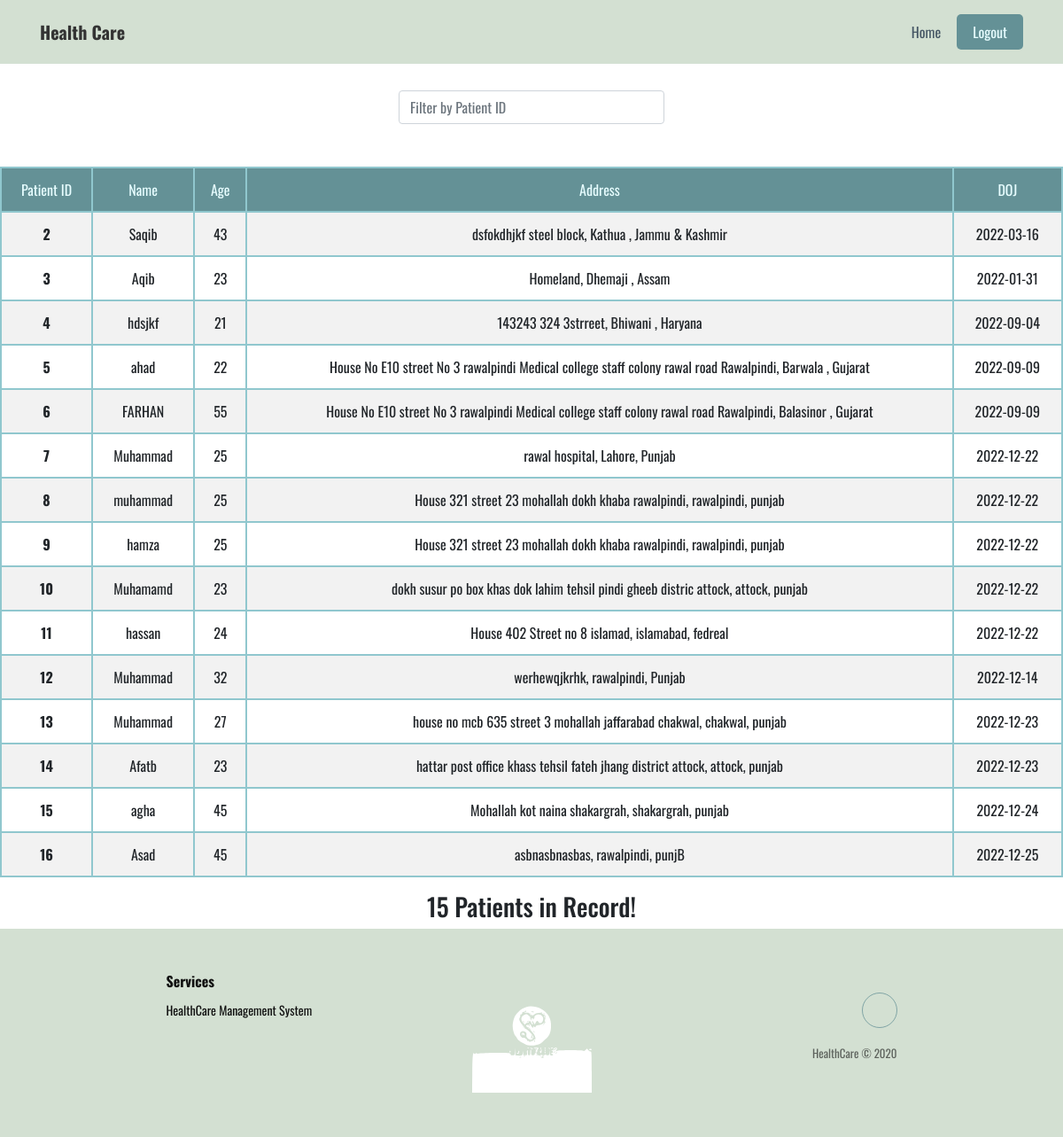
Screenshot of /ViewAllPatients (signed in) with the database file from the repository.
### Models.py (models this page shows, shortened)
class Patient_details(db.Model):
    id = db.Column(db.Integer, primary_key=True)
    name = db.Column(db.String(45), nullable=False)
    age = db.Column(db.Integer, nullable=False)
    ssn_id = db.Column(db.String(45), nullable=False, unique=True)
    admission_date = db.Column(db.Date, nullable=False)
    address = db.Column(db.String(45), nullable=False)
    city = db.Column(db.String(45), nullable=False)
    state = db.Column(db.String(45), nullable=False)
    status = db.Column(db.String(45), nullable=False)
    login_type = db.Column(db.String(5), nullable = False, default = 'P')

### Routes.py (the view)
@app.route("/ViewAllPatients")
def view_patient():
    patient = Patient_details.query.filter_by(status="Admitted")
    return render_template("view_patients.html", patients=patient)

### Routes.py (called while the page is built)
@app.context_processor
def inject_now():
    return {'now': date.today()}

### templates/view_patients.html (shortened to what this page needs)
{% extends 'layout.html' %}
{% block content %}
<div class="form-group" id="search_bar">
    <input type="text" class="search form-control" placeholder="Filter by Patient ID">
    <span class="counter"></span>
</div>
<br/>
<table class="table table-hover table-bordered results table-striped text-center" style="border-color: var(--dark)">
  <thead>
    <tr>
      <th>Patient ID</th>
      <th>Name</th>
      <th>Age</th>
      <th>Address</th>
      <th>DOJ</th>
    </tr>
  </thead>
  <tbody>
    {% for p in patients %}
    <tr>
      <th scope="row">{{p.id}}</th>
      <td>{{p.name}}</td>
      <td>{{p.age}}</td>
      <td>{{p.address}}, {{p.city}}, {{p.state}}</td>
      <td>{{p.admission_date}}</td>
    </tr>
    {% endfor %}
  </tbody>
</table>
<div class="text-center" style="margin-top: 0.5em;">
  <h3>
    {{ patients.count() }} Patients in Record!
  </h3>
</div>
{% endblock %}

### static/css/styles.css (style rules this page uses)
:root { --main-color: #d3e0d2; --dark: #111; --origin: #649196; --darkless: #90c7ce; --light: #e7fdff; --grey: rgb(136, 136, 136); }
body { font-family: 'Oswald', sans-serif !important; }
.form-group { margin-bottom: .8rem; }
.counter { padding: 8px; color: #ccc; margin: -10px auto 0px; }
table { max-width: 1200px; width: 95vw; margin: 0 auto; }
thead tr th { font-weight: normal; background-color: var(--origin) !important; color: var(--light) !important; }
#search_bar { width: 300px; margin: 30px auto 0px auto; }
table.table-bordered > thead > tr > th { border:2px solid var(--darkless); }
table.table-bordered > tbody > tr > td { border:2px solid var(--darkless); }
table.table-bordered > tbody > tr > th { border:2px solid var(--darkless); }

### rows the page displays
Patient_details: id "2", name "Saqib", age "43", address "dsfokdhjkf steel block", city "Kathua", state "Jammu & Kashmir", admission_date "2022-03-16"
Patient_details: id "3", name "Aqib", age "23", address "Homeland", city "Dhemaji", state "Assam", admission_date "2022-01-31"
Patient_details: id "4", name "hdsjkf", age "21", address "143243 324 3strreet", city "Bhiwani", state "Haryana", admission_date "2022-09-04"
Patient_details: id "5", name "ahad", age "22", address "House No E10 street No 3 rawalpindi Medical college staff colony rawal road Rawalpindi", city "Barwala", state "Gujarat", admission_date "2022-09-09"
Patient_details: id "6", name "FARHAN", age "55", address "House No E10 street No 3 rawalpindi Medical college staff colony rawal road Rawalpindi", city "Balasinor", state "Gujarat", admission_date "2022-09-09"
Patient_details: id "7", name "Muhammad", age "25", address "rawal hospital", city "Lahore", state "Punjab", admission_date "2022-12-22"
Patient_details: id "8", name "muhammad", age "25", address "House 321 street 23 mohallah dokh khaba rawalpindi", city "rawalpindi", state "punjab", admission_date "2022-12-22"
Patient_details: id "9", name "hamza", age "25", address "House 321 street 23 mohallah dokh khaba rawalpindi", city "rawalpindi", state "punjab", admission_date "2022-12-22"
Patient_details: id "10", name "Muhamamd", age "23", address "dokh susur po box khas dok lahim tehsil pindi gheeb distric attock", city "attock", state "punjab", admission_date "2022-12-22"
Patient_details: id "11", name "hassan", age "24", address "House 402 Street no 8 islamad", city "islamabad", state "fedreal", admission_date "2022-12-22"
Patient_details: id "12", name "Muhammad", age "32", address "werhewqjkrhk", city "rawalpindi", state "Punjab", admission_date "2022-12-14"
Patient_details: id "13", name "Muhammad", age "27", address "house no mcb 635 street 3 mohallah jaffarabad chakwal", city "chakwal", state "punjab", admission_date "2022-12-23"
Patient_details: id "14", name "Afatb", age "23", address "hattar post office khass tehsil fateh jhang district attock", city "attock", state "punjab", admission_date "2022-12-23"
Patient_details: id "15", name "agha", age "45", address "Mohallah kot naina shakargrah", city "shakargrah", state "punjab", admission_date "2022-12-24"
Patient_details: id "16", name "Asad", age "45", address "asbnasbnasbas", city "rawalpindi", state "punjB", admission_date "2022-12-25"

### other values shown
{{ patients.count() }} "15"
